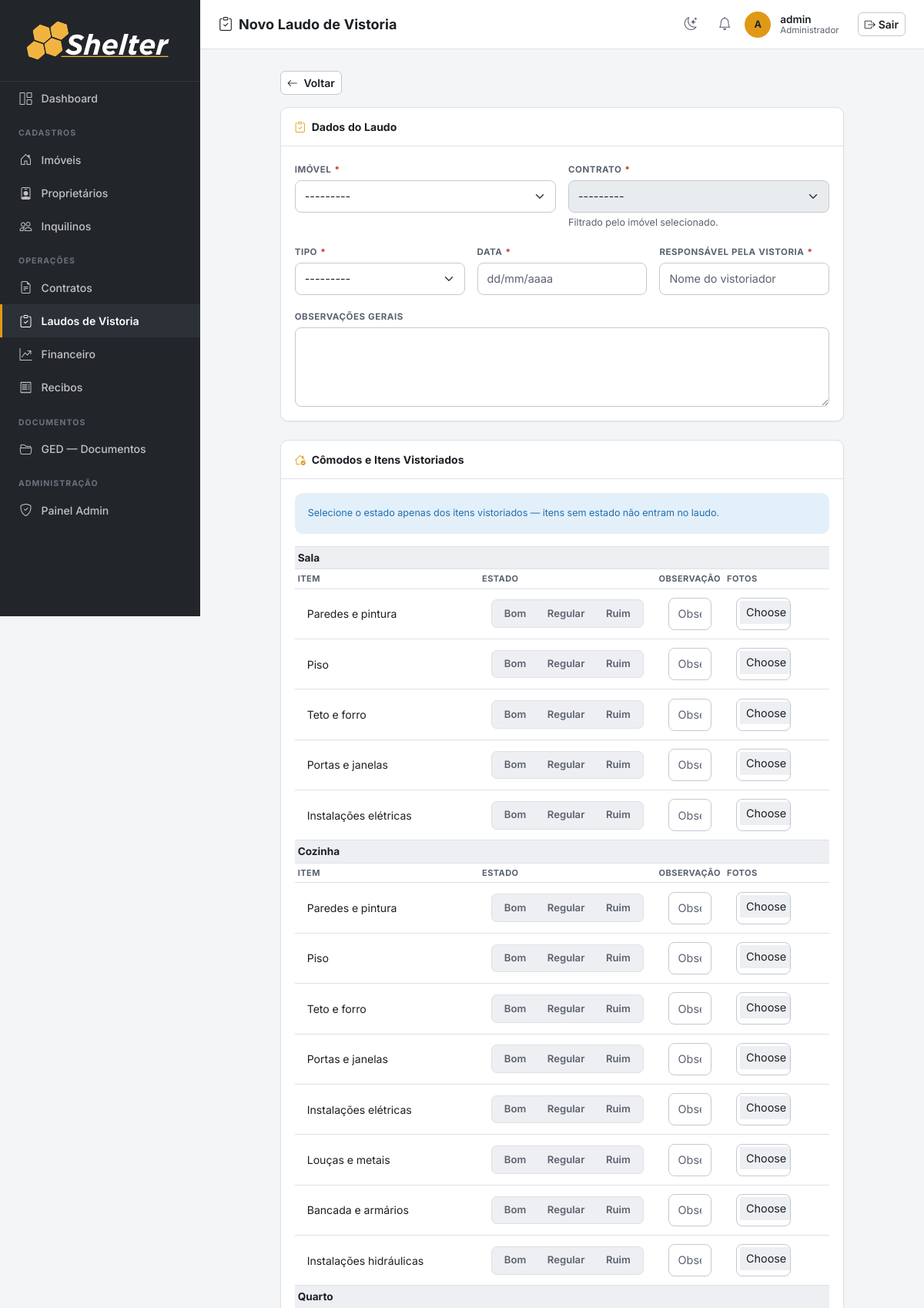
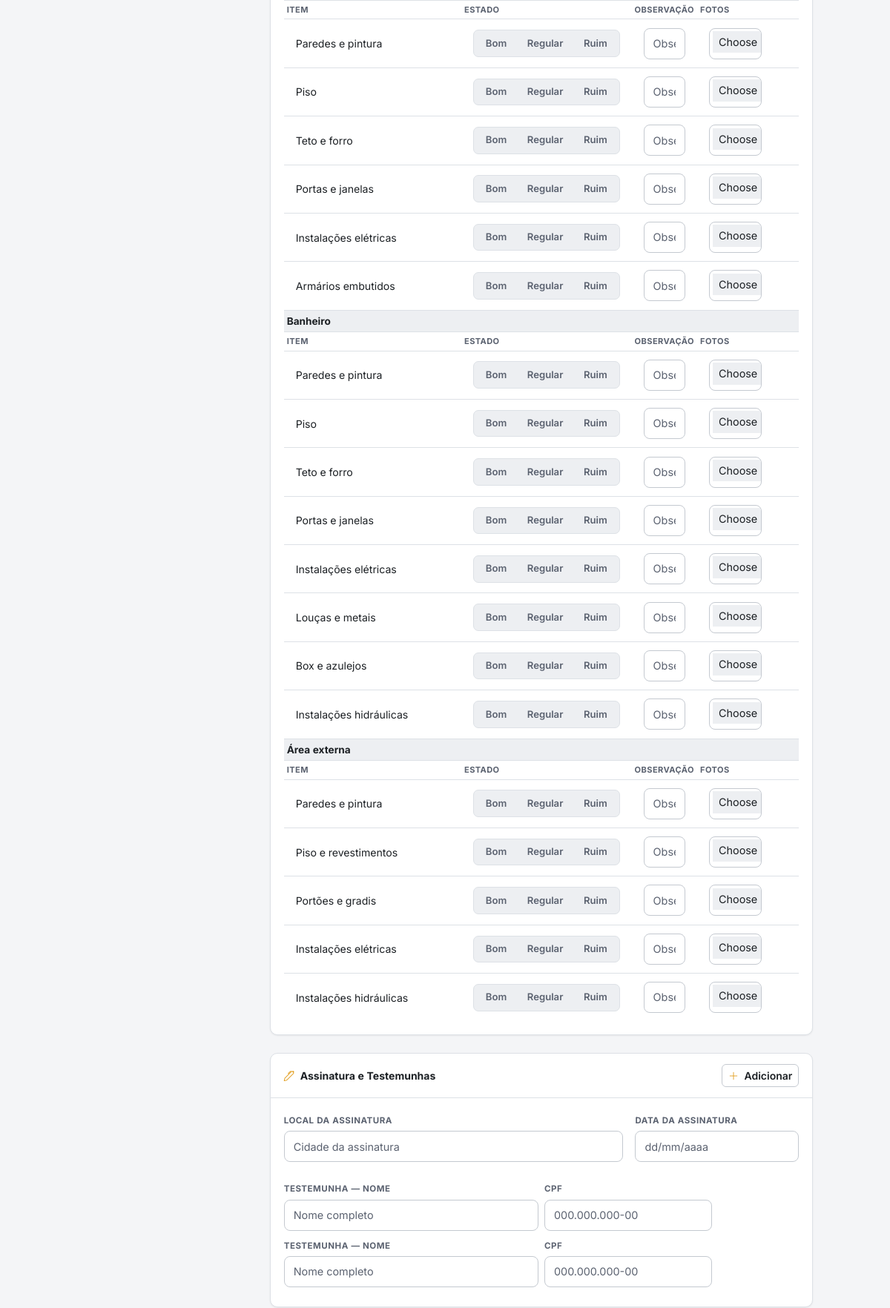
Screenshot of /laudos/novo/ (signed in, upper part) with the database file from the repository (2 pictures, top to bottom).
### imoveis/models.py (models this page shows, shortened)
class ComodoTemplate(models.Model):
    nome = models.CharField(max_length=100)
    ordem = models.PositiveSmallIntegerField(default=0)
    class Meta:
        verbose_name = 'Cômodo (Modelo de Vistoria)'
        verbose_name_plural = 'Cômodos (Modelo de Vistoria)'
        ordering = ['ordem', 'nome']

class ItemVistoriaTemplate(models.Model):
    comodo = models.ForeignKey(ComodoTemplate, on_delete=models.CASCADE, related_name='itens')
    nome = models.CharField(max_length=150)
    ordem = models.PositiveSmallIntegerField(default=0)
    class Meta:
        verbose_name = 'Item (Modelo de Vistoria)'
        verbose_name_plural = 'Itens (Modelo de Vistoria)'
        ordering = ['comodo__ordem', 'ordem', 'nome']

### imoveis/views.py (the view)
# urls.py: path('laudos/novo/', views.laudo_create, name='laudo_create'),
@login_required
def laudo_create(request):
    catalogo = _initial_itens_catalogo()
    CatalogoFormSet = item_vistoria_formset_factory(extra=len(catalogo))
    if request.method == 'POST':
        form = LaudoVistoriaForm(request.POST)
        item_formset = CatalogoFormSet(request.POST, request.FILES, prefix='itens', initial=catalogo)
        testemunha_formset = TestemunhaFormSet(request.POST, prefix='testemunhas')
        if form.is_valid() and item_formset.is_valid() and testemunha_formset.is_valid():
            laudo = form.save()
            item_formset.instance = laudo
            item_formset.save()
            _salvar_fotos_itens(item_formset)
            testemunha_formset.instance = laudo
            testemunha_formset.save()
            messages.success(request, 'Laudo registrado com sucesso. Use "Regerar PDF" para gerar o documento.')
            return redirect('laudo_detail', pk=laudo.pk)
    else:
        form = LaudoVistoriaForm()
        item_formset = CatalogoFormSet(prefix='itens', initial=catalogo)
        testemunha_formset = TestemunhaFormSet(prefix='testemunhas')
    return render(request, 'laudos/laudo_form.html', {
        'form': form, 'item_formset': item_formset, 'testemunha_formset': testemunha_formset,
        'titulo': 'Novo Laudo de Vistoria',
    })

### imoveis/context_processors.py (called while the page is built)
def notificacoes_usuario(request):
    user = getattr(request, 'user', None)
    if user is None or not user.is_authenticated:
        return {}
    ultimas = user.notificacoes.all()[:LIMITE_NOTIFICACOES_TOPBAR]
    return {'ultimas_notificacoes_usuario': ultimas}

### imoveis/forms.py (called while the page is built)
def _date_widget():
    return forms.DateInput(
        format='%d/%m/%Y',
        attrs={**_ctrl, 'data-flatpickr': 'true', 'placeholder': 'dd/mm/aaaa', 'autocomplete': 'off'},
    )

def item_vistoria_formset_factory(extra=0):
    return inlineformset_factory(
        LaudoVistoria, ItemVistoria,
        form=ItemVistoriaForm,
        extra=extra,
        can_delete=True,
    )

    def label_from_instance(self, obj):
        return obj.rotulo_curto

### imoveis/identidade.py (called while the page is built)
    @property
    def codigo(self):
        if self.pk is None:
            return f'{self.PREFIXO_CODIGO}-????'
        return f'{self.PREFIXO_CODIGO}-{self.pk:04d}'

### imoveis/models.py (called while the page is built)
    @property
    def rotulo_curto(self):
        end = self.endereco
        if self.numero:
            end = f'{end}, {self.numero}'
        local = self.bairro or self.cidade or ''
        if local:
            end = f'{end} – {local}'
        return f'{self.codigo} · {self.get_tipo_display()} · {end}'

### imoveis/views.py (called while the page is built)
def _initial_itens_catalogo():
    itens = ItemVistoriaTemplate.objects.select_related('comodo').order_by('comodo__ordem', 'ordem', 'nome')
    return [
        {'comodo': t.comodo.nome, 'item': t.nome, 'ordem': ordem}
        for ordem, t in enumerate(itens)
    ]

### templates/laudos/laudo_form.html (shortened to what this page needs)
{% extends 'base.html' %}
{% block page_title %}<i class="bi bi-clipboard-check me-2"></i>{{ titulo }}{% endblock %}
{% block nav_laudos %}active{% endblock %}
{% block content %}
<div class="row justify-content-center">
  <div class="col-lg-10">
    <div class="mb-3"><a href="{% url 'laudo_list' %}" class="btn btn-outline-secondary btn-sm"><i class="bi bi-arrow-left me-1"></i> Voltar</a></div>
    <form method="post" enctype="multipart/form-data" novalidate>
      <div class="section-card mb-4">
        <div class="section-card-header"><i class="bi bi-clipboard-check"></i> Dados do Laudo</div>
        <div class="section-card-body">
          <div class="row g-3">
            <div class="col-md-6"><label class="form-label">Imóvel <span class="text-danger">*</span></label>{{ form.imovel }}</div>
            <div class="col-md-6">
              <label class="form-label">Contrato <span class="text-danger">*</span></label>{{ form.contrato }}
              <div class="form-text">Filtrado pelo imóvel selecionado.</div>
            </div>
            <div class="col-md-4"><label class="form-label">Tipo <span class="text-danger">*</span></label>{{ form.tipo }}</div>
            <div class="col-md-4"><label class="form-label">Data <span class="text-danger">*</span></label>{{ form.data }}</div>
            <div class="col-md-4"><label class="form-label">Responsável pela Vistoria <span class="text-danger">*</span></label>{{ form.responsavel }}</div>
            <div class="col-12"><label class="form-label">Observações Gerais</label>{{ form.observacoes }}</div>
          </div>
        </div>
      </div>
      <div class="section-card mb-4">
        <div class="section-card-header"><i class="bi bi-house-check"></i> Cômodos e Itens Vistoriados</div>
        <div class="section-card-body">
          <div class="alert alert-info small mb-3">Selecione o estado apenas dos itens vistoriados — itens sem estado não entram no laudo.</div>
          <div class="table-responsive">
            <table class="table table-sm align-middle mb-0 checklist-table">
              <tbody>
                {% for f in item_formset %}
                {% ifchanged f.comodo.value %}
                <tr class="comodo-head"><th colspan="5">{{ f.comodo.value }}</th></tr>
                <tr class="col-head"><th style="width:35%;">Item</th><th style="width:20%;">Estado</th><th>Observação</th><th style="width:15%;">Fotos</th><th style="width:5%;"></th></tr>
                {% endifchanged %}
                <tr>
                  <td>{{ f.item.value }}{{ f.comodo }}{{ f.item }}{{ f.ordem }}{{ f.id }}</td>
                  <td><div class="seg-estado-wrap">{{ f.estado }}</div></td>
                  <td>{{ f.observacao }}</td>
                  <td>{{ f.fotos }}</td>
                  <td>
                  </td>
                </tr>
                {% endfor %}
              </tbody>
            </table>
          </div>
        </div>
      </div>
      <div class="section-card mb-4">
        <div class="section-card-header">
          <i class="bi bi-pen"></i> Assinatura e Testemunhas
          <button type="button" class="btn btn-outline-secondary btn-sm ms-auto" id="add-testemunha"><i class="bi bi-plus-lg me-1"></i> Adicionar</button>
        </div>
        <div class="section-card-body">
          <div class="row g-3 mb-4">
            <div class="col-md-8"><label class="form-label">Local da Assinatura</label>{{ form.local_assinatura }}</div>
            <div class="col-md-4"><label class="form-label">Data da Assinatura</label>{{ form.data_assinatura }}</div>
          </div>
          <div id="testemunhas-rows">
            {% for tf in testemunha_formset %}
            <div class="row g-2 mb-2 align-items-end testemunha-row">
              <div class="col-md-6"><label class="form-label small">Testemunha — Nome</label>{{ tf.nome }}</div>
              <div class="col-md-4"><label class="form-label small">CPF</label>{{ tf.cpf }}</div>
            </div>
            {% endfor %}
          </div>
        </div>
      </div>
    </form>
  </div>
</div>
{% endblock %}

### templates/base.html (shortened to what this page needs)
{% load static %}
<!DOCTYPE html>
<html lang="pt-BR">
<head>
  <link rel="stylesheet" href="https://cdn.jsdelivr.net/npm/bootstrap@5.3.3/dist/css/bootstrap.min.css">
  <link rel="stylesheet" href="https://cdn.jsdelivr.net/npm/bootstrap-icons@1.11.3/font/bootstrap-icons.min.css">
  <link rel="stylesheet" href="https://cdn.jsdelivr.net/npm/flatpickr/dist/flatpickr.min.css">
  <link rel="stylesheet" href="{% static 'css/shelter.css' %}">
</head>
<body>
<nav id="sidebar">
  <div class="sidebar-brand">
    <img src="{% static 'assets/Shelter_LOGO_white.svg' %}" alt="Shelter" class="brand-full">
  </div>
  <ul class="nav flex-column">
    {% if perms.imoveis.pode_acessar_dashboard %}
    <li class="nav-item">
      <a class="nav-link {% block nav_dashboard %}{% endblock %}" href="{% url 'dashboard' %}" title="Dashboard">
        <i class="bi bi-grid-1x2"></i> <span class="nav-text">Dashboard</span>
      </a>
    </li>
    {% endif %}
    <li><span class="nav-section-label">Cadastros</span></li>
    <li class="nav-item">
      <a class="nav-link {% block nav_imoveis %}{% endblock %}" href="{% url 'imovel_list' %}" title="Imóveis">
        <i class="bi bi-house-door"></i> <span class="nav-text">Imóveis</span>
      </a>
    </li>
    <li class="nav-item">
      <a class="nav-link {% block nav_proprietarios %}{% endblock %}" href="{% url 'proprietario_list' %}" title="Proprietários">
        <i class="bi bi-person-badge"></i> <span class="nav-text">Proprietários</span>
      </a>
    </li>
    <li class="nav-item">
      <a class="nav-link {% block nav_inquilinos %}{% endblock %}" href="{% url 'inquilino_list' %}" title="Inquilinos">
        <i class="bi bi-people"></i> <span class="nav-text">Inquilinos</span>
      </a>
    </li>
    <li><span class="nav-section-label">Operações</span></li>
    <li class="nav-item">
      <a class="nav-link {% block nav_contratos %}{% endblock %}" href="{% url 'contrato_list' %}" title="Contratos">
        <i class="bi bi-file-earmark-text"></i> <span class="nav-text">Contratos</span>
      </a>
    </li>
    <li class="nav-item">
      <a class="nav-link {% block nav_laudos %}{% endblock %}" href="{% url 'laudo_list' %}" title="Laudos de Vistoria">
        <i class="bi bi-clipboard-check"></i> <span class="nav-text">Laudos de Vistoria</span>
      </a>
    </li>
    {% if perms.imoveis.pode_acessar_financeiro %}
    <li class="nav-item">
      <a class="nav-link {% block nav_financeiro %}{% endblock %}" href="{% url 'lancamento_list' %}" title="Financeiro">
        <i class="bi bi-graph-up-arrow"></i> <span class="nav-text">Financeiro</span>
      </a>
    </li>
    {% endif %}
    <li class="nav-item">
      <a class="nav-link {% block nav_recibos %}{% endblock %}" href="{% url 'recibo_list' %}" title="Recibos">
        <i class="bi bi-receipt"></i> <span class="nav-text">Recibos</span>
      </a>
    </li>
    <li><span class="nav-section-label">Documentos</span></li>
    <li class="nav-item">
      <a class="nav-link {% block nav_documentos %}{% endblock %}" href="{% url 'documentos' %}" title="GED — Documentos">
        <i class="bi bi-folder2-open"></i> <span class="nav-text">GED — Documentos</span>
      </a>
    </li>
    {% if user.is_staff %}
    <li><span class="nav-section-label">Administração</span></li>
    <li class="nav-item">
      <a class="nav-link" href="{% url 'admin:index' %}" title="Painel Admin">
        <i class="bi bi-shield-check"></i> <span class="nav-text">Painel Admin</span>
      </a>
    </li>
    {% endif %}
  </ul>
</nav>
<header id="topbar">
  <span class="page-title">{% block page_title %}{% endblock %}</span>
  <div class="user-info ms-auto">
    <button type="button" class="icon-btn" id="theme-toggle" title="Alternar tema claro/escuro" aria-label="Alternar tema claro/escuro">
      <i class="bi bi-moon-stars"></i>
    </button>
    <div class="dropdown notif-dropdown">
      <button class="icon-btn" type="button" id="notifDropdown" data-bs-toggle="dropdown"
              aria-expanded="false" title="Notificações" aria-label="Notificações">
        <i class="bi bi-bell"></i>
      </button>
    </div>
    <div class="user-avatar">
      {{ user.get_short_name|default:user.username|first|upper }}
    </div>
    <div class="ms-1">
      <div class="user-name">{{ user.get_short_name|default:user.username }}</div>
      <div class="user-role">{% if user.is_superuser %}Administrador{% elif perms.imoveis.pode_acessar_dashboard %}Owner{% else %}Comum{% endif %}</div>
    </div>
    <form method="post" action="{% url 'logout' %}" class="d-inline ms-3">
      <button type="submit" class="btn btn-outline-secondary btn-sm">
        <i class="bi bi-box-arrow-right me-1"></i>Sair
      </button>
    </form>
  </div>
</header>
<main id="main-content">
  {% block content %}{% endblock %}
</main>
</body>
</html>

### templates/laudos/laudo_form.html (style rules this page uses)
.checklist-table > tbody > tr.comodo-head > th { background: var(--sunken); color: var(--ink); font-weight: 700; font-size: .85rem; border-top: 1px solid var(--border); }
.checklist-table > tbody > tr.col-head > th { color: var(--muted); font-size: .69rem; font-weight: 700; letter-spacing: .04em; text-transform: uppercase; }

### rows the page displays
ComodoTemplate: comodo.value "Sala"
ItemVistoriaTemplate: item.value "Paredes e pintura"
ItemVistoriaTemplate: item.value "Piso"
ItemVistoriaTemplate: item.value "Teto e forro"
ItemVistoriaTemplate: item.value "Portas e janelas"
ItemVistoriaTemplate: item.value "Instalações elétricas"
ComodoTemplate: comodo.value "Cozinha"
ItemVistoriaTemplate: item.value "Paredes e pintura"
ItemVistoriaTemplate: item.value "Piso"
ItemVistoriaTemplate: item.value "Teto e forro"
ItemVistoriaTemplate: item.value "Portas e janelas"
ItemVistoriaTemplate: item.value "Instalações elétricas"
ItemVistoriaTemplate: item.value "Louças e metais"
ItemVistoriaTemplate: item.value "Bancada e armários"
ItemVistoriaTemplate: item.value "Instalações hidráulicas"
ComodoTemplate: comodo.value "Quarto"
ItemVistoriaTemplate: item.value "Paredes e pintura"
ItemVistoriaTemplate: item.value "Piso"
ItemVistoriaTemplate: item.value "Teto e forro"
ItemVistoriaTemplate: item.value "Portas e janelas"
ItemVistoriaTemplate: item.value "Instalações elétricas"
ItemVistoriaTemplate: item.value "Armários embutidos"
ComodoTemplate: comodo.value "Banheiro"
ItemVistoriaTemplate: item.value "Paredes e pintura"
ItemVistoriaTemplate: item.value "Piso"
ItemVistoriaTemplate: item.value "Teto e forro"
ItemVistoriaTemplate: item.value "Portas e janelas"
ItemVistoriaTemplate: item.value "Instalações elétricas"
ItemVistoriaTemplate: item.value "Louças e metais"
ItemVistoriaTemplate: item.value "Box e azulejos"
ItemVistoriaTemplate: item.value "Instalações hidráulicas"
ComodoTemplate: comodo.value "Área externa"
ItemVistoriaTemplate: item.value "Paredes e pintura"
ItemVistoriaTemplate: item.value "Piso e revestimentos"
ItemVistoriaTemplate: item.value "Portões e gradis"
ItemVistoriaTemplate: item.value "Instalações elétricas"
ItemVistoriaTemplate: item.value "Instalações hidráulicas"

### other values shown
{{ titulo }} "Novo Laudo de Vistoria"
{{ user.get_short_name|default:user.username|first|upper }} "A"
{{ user.get_short_name|default:user.username }} "admin"
